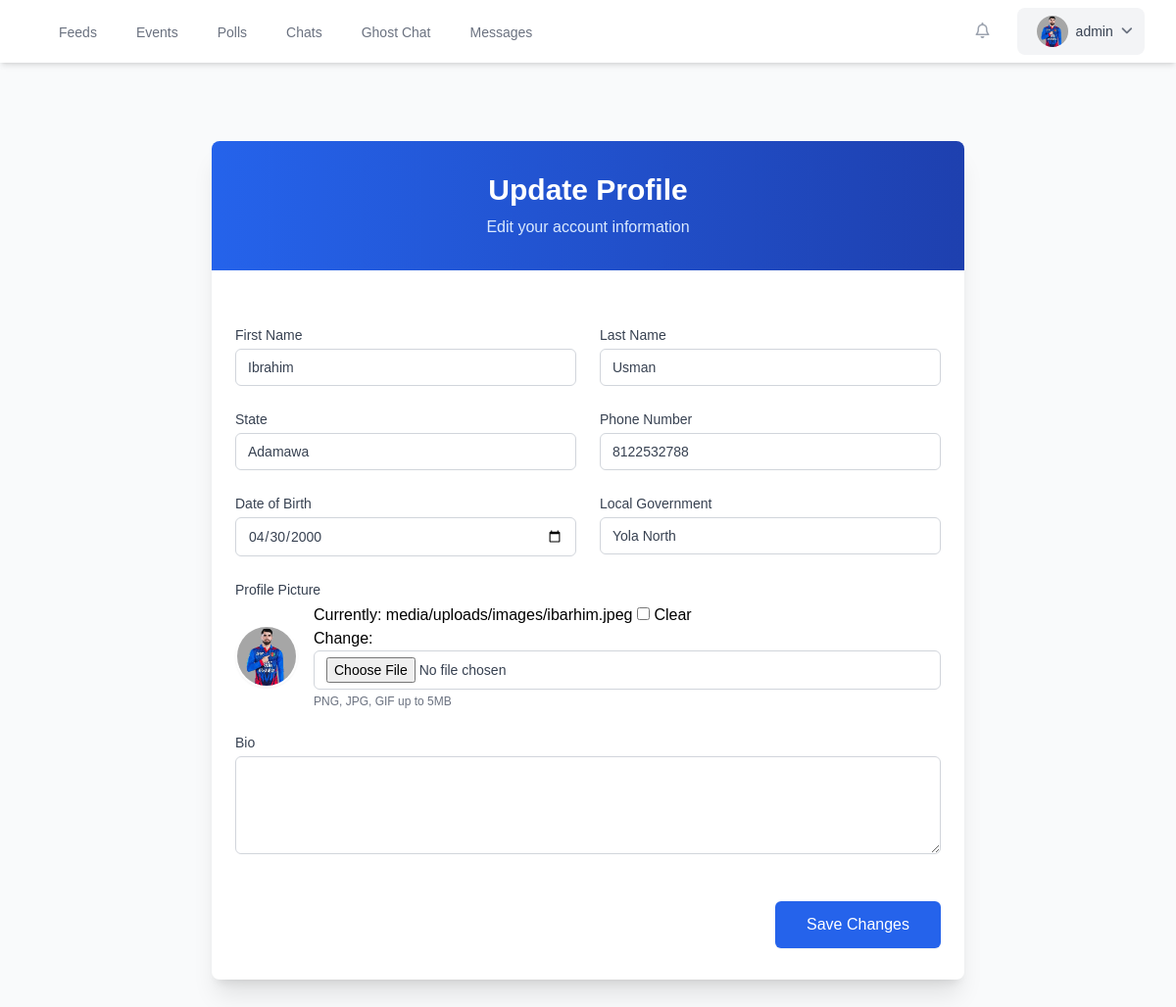
/update_profile/ (signed in), run on the app's committed database.
### app/models.py (models this page shows, shortened)
class Profile(models.Model):
    user = models.OneToOneField(settings.AUTH_USER_MODEL, on_delete=models.CASCADE)
    first_name = models.CharField(max_length=30, blank=True)
    last_name = models.CharField(max_length=30, blank=True)
    state = models.CharField(max_length=50, blank=True)
    phone_number = models.CharField(max_length=15, blank=True)
    date_of_birth = models.DateField(blank=True, null=True)
    local_government = models.CharField(max_length=100, blank=True)
    bio = models.TextField(blank=True, null=True)
    profile_picture = models.ImageField(upload_to='media/uploads/images', blank=True, null=True)

### app/views.py (the view)
# urls.py: path('update_profile/', views.update_profile, name='update_profile'),
@login_required
def update_profile(request):
    profile = get_object_or_404(Profile, user=request.user)
    if request.method == 'POST':
        form = ProfileUpdateForm(request.POST, request.FILES, instance=profile)
        if form.is_valid():
            form.save()
            messages.success(request, 'Your profile has been updated successfully!')
            return redirect('profile')
    else:
        form = ProfileUpdateForm(instance=profile)
    return render(request, 'app/update_profile.html', {'form': form})

### app/forms.py
class ProfileUpdateForm(forms.ModelForm):
    class Meta:
        model = Profile
        fields = ['first_name', 'last_name', 'state', 'phone_number', 'date_of_birth', 'local_government', 'bio', 'profile_picture']
        widgets = {
            'date_of_birth': forms.DateInput(attrs={'type': 'date'}),
            'bio': forms.Textarea(attrs={'rows': 3}),
        }

### app/templates/app/update_profile.html (shortened to what this page needs)
{% extends 'app/user_navbar.html' %}
{% block content %}
<div class="profile-update-container min-h-screen bg-gray-50 py-12 px-4 sm:px-6 lg:px-8">
    <div class="max-w-3xl mx-auto">
        <div class="bg-white shadow-xl rounded-lg overflow-hidden">
            <div class="bg-gradient-to-r from-blue-600 to-blue-800 px-6 py-8 text-center">
                <h2 class="text-3xl font-bold text-white">Update Profile</h2>
                <p class="mt-2 text-blue-100">Edit your account information</p>
            </div>
            <form method="post" enctype="multipart/form-data" class="px-6 py-8 space-y-6">
                <div class="grid grid-cols-1 md:grid-cols-2 gap-6">
                    <div class="form-group">
                        <label for="id_first_name" class="block text-sm font-medium text-gray-700 mb-1">First Name</label>
                        {{ form.first_name }}
                    </div>
                    <div class="form-group">
                        <label for="id_last_name" class="block text-sm font-medium text-gray-700 mb-1">Last Name</label>
                        {{ form.last_name }}
                    </div>
                    <div class="form-group">
                        <label for="id_state" class="block text-sm font-medium text-gray-700 mb-1">State</label>
                        {{ form.state }}
                    </div>
                    <div class="form-group">
                        <label for="id_phone_number" class="block text-sm font-medium text-gray-700 mb-1">Phone Number</label>
                        {{ form.phone_number }}
                    </div>
                    <div class="form-group">
                        <label for="id_date_of_birth" class="block text-sm font-medium text-gray-700 mb-1">Date of Birth</label>
                        {{ form.date_of_birth }}
                    </div>
                    <div class="form-group">
                        <label for="id_local_government" class="block text-sm font-medium text-gray-700 mb-1">Local Government</label>
                        {{ form.local_government }}
                    </div>
                </div>
                <div class="form-group">
                    <label for="id_profile_picture" class="block text-sm font-medium text-gray-700 mb-1">Profile Picture</label>
                    <div class="mt-1 flex items-center">
                        {% if form.instance.profile_picture %}
                        <span class="inline-block h-16 w-16 rounded-full overflow-hidden bg-gray-100 mr-4 border-2 border-white shadow-sm">
                            <img src="{{ form.instance.profile_picture.url }}" alt="Current profile" class="h-full w-full object-cover">
                        </span>
                        {% endif %}
                        <div class="flex-1">
                            {{ form.profile_picture }}
                            <p class="mt-1 text-xs text-gray-500">PNG, JPG, GIF up to 5MB</p>
                        </div>
                    </div>
                </div>
                <div class="form-group">
                    <label for="id_bio" class="block text-sm font-medium text-gray-700 mb-1">Bio</label>
                    {{ form.bio }}
                </div>
                <div class="pt-6 flex justify-end">
                    <button type="submit" class="px-8 py-3 bg-blue-600 hover:bg-blue-700 text-white font-medium rounded-md shadow-sm transition duration-150 ease-in-out focus:outline-none focus:ring-2 focus:ring-offset-2 focus:ring-blue-500">
                        Save Changes
                    </button>
                </div>
            </form>
        </div>
    </div>
</div>
{% endblock %}

### app/templates/app/user_navbar.html (shortened to what this page needs)
<!DOCTYPE html>
<html lang="en">
<head>
    <script src="https://cdn.tailwindcss.com"></script>
    <link rel="stylesheet" href="https://cdnjs.cloudflare.com/ajax/libs/font-awesome/6.4.0/css/all.min.css">
</head>
<body class="bg-gray-50">
    <nav class="bg-white shadow-md">
        <div class="max-w-7xl mx-auto px-4 sm:px-6 lg:px-8">
            <div class="flex justify-between h-16">
                <div class="flex">
                    <div class="hidden sm:ml-6 sm:flex sm:space-x-8">
                        <a href="{% url 'home' %}" class="inline-flex items-center px-1 pt-1 border-b-2 {% if request.resolver_match.url_name == 'home' %}border-primary-500 text-gray-900{% else %}border-transparent text-gray-500 hover:border-gray-300 hover:text-gray-700{% endif %} text-sm font-medium">
                            Feeds
                        </a>
                        <a href="{% url 'event-detail' %}" class="inline-flex items-center px-1 pt-1 border-b-2 {% if request.resolver_match.url_name == 'event-detail' %}border-primary-500 text-gray-900{% else %}border-transparent text-gray-500 hover:border-gray-300 hover:text-gray-700{% endif %} text-sm font-medium">
                            Events
                        </a>
                        <a href="{% url 'poll_list' %}" class="inline-flex items-center px-1 pt-1 border-b-2 {% if request.resolver_match.url_name == 'poll_list' %}border-primary-500 text-gray-900{% else %}border-transparent text-gray-500 hover:border-gray-300 hover:text-gray-700{% endif %} text-sm font-medium">
                            Polls
                        </a>
                        {% if user.is_superuser %}
                        <a href="{% url 'profile_list' %}" class="inline-flex items-center px-1 pt-1 border-b-2 {% if request.resolver_match.url_name == 'profile_list' %}border-primary-500 text-gray-900{% else %}border-transparent text-gray-500 hover:border-gray-300 hover:text-gray-700{% endif %} text-sm font-medium">
                            Chats
                        </a>
                        {% endif %}
                        <a href="{% url 'chat:anonymous' %}" class="inline-flex items-center px-1 pt-1 border-b-2 {% if request.resolver_match.url_name == 'anonymous' %}border-primary-500 text-gray-900{% else %}border-transparent text-gray-500 hover:border-gray-300 hover:text-gray-700{% endif %} text-sm font-medium">
                            Ghost Chat
                        </a>
                        <a href="{% url 'chat:received_messages' %}" class="inline-flex items-center px-1 pt-1 border-b-2 {% if request.resolver_match.url_name == 'received_messages' %}border-primary-500 text-gray-900{% else %}border-transparent text-gray-500 hover:border-gray-300 hover:text-gray-700{% endif %} text-sm font-medium">
                            Messages
                        </a>
                    </div>
                </div>
                <div class="flex items-center">
                    <button class="p-2 rounded-full text-gray-400 hover:text-gray-500 focus:outline-none focus:ring-2 focus:ring-offset-2 focus:ring-primary-500 mr-2">
                        <i class="fa-regular fa-bell"></i>
                    </button>
                    <div class="ml-3 relative">
                        <div>
                            <button type="button" onclick="toggleDropdown()" class="flex text-sm rounded-full focus:outline-none focus:ring-2 focus:ring-offset-2 focus:ring-primary-500 items-center space-x-2 bg-gray-100 hover:bg-gray-200 px-3 py-2 rounded-lg transition-colors duration-200" id="user-menu-button" aria-expanded="false" aria-haspopup="true">
                                <div class="h-8 w-8 rounded-full overflow-hidden bg-gray-200 flex-shrink-0">
                                    {% if user.profile.profile_picture %}
                                    <img class="h-full w-full object-cover" src="{{ user.profile.profile_picture.url }}" alt="{{ user.username }}">
                                    {% else %}
                                    <div class="h-full w-full flex items-center justify-center bg-primary-100 text-primary-600">
                                        <i class="fa-solid fa-user"></i>
                                    </div>
                                    {% endif %}
                                </div>
                                <span class="text-sm font-medium text-gray-700 hidden sm:block">{{ user.username }}</span>
                                <i class="fa-solid fa-angle-down text-gray-500"></i>
                            </button>
                        </div>
                    </div>
                </div>
            </div>
        </div>
    </nav>
    <main class="max-w-7xl mx-auto px-4 sm:px-6 lg:px-8 py-8">
        {% block content %}{% endblock %}
    </main>
</body>
</html>

### app/templates/app/user_navbar.html (style rules this page uses)
html, body { margin: 0; padding: 0; width: 100%; height: 100%; }
body { font-family: Arial, sans-serif; min-height: 100vh; padding-top: 64px; box-sizing: border-box; }
nav { position: fixed; top: 0; left: 0; right: 0; width: 100%; z-index: 1000; }

### app/templates/app/update_profile.html (style rules this page uses)
.profile-update-container input[type="text"], .profile-update-container input[type="tel"], .profile-update-container input[type="date"], .profile-update-container input[type="file"], .profile-update-container select, .profile-update-container textarea { display: block; width: 100%; padding: 0.5rem 0.75rem; border: 1px solid #d1d5db; border-radius: 0.375rem; background-color: white; color: #374151; font-size: 0.875rem; line-height: 1.25rem; transition: border-color 0.15s ease-in-out, box-shadow 0.15s ease-in-out; }
.profile-update-container textarea { min-height: 100px; }
.profile-update-container input[type="file"] { padding: 0.375rem 0.75rem; }

### data on the page
Profile: first_name "Ibrahim", last_name "Usman", state "Adamawa", phone_number "8122532788", date_of_birth "04/30/2000", local_government "Yola North", instance.profile_picture (picture)

### other printed values
{{ user.username }} "admin"
